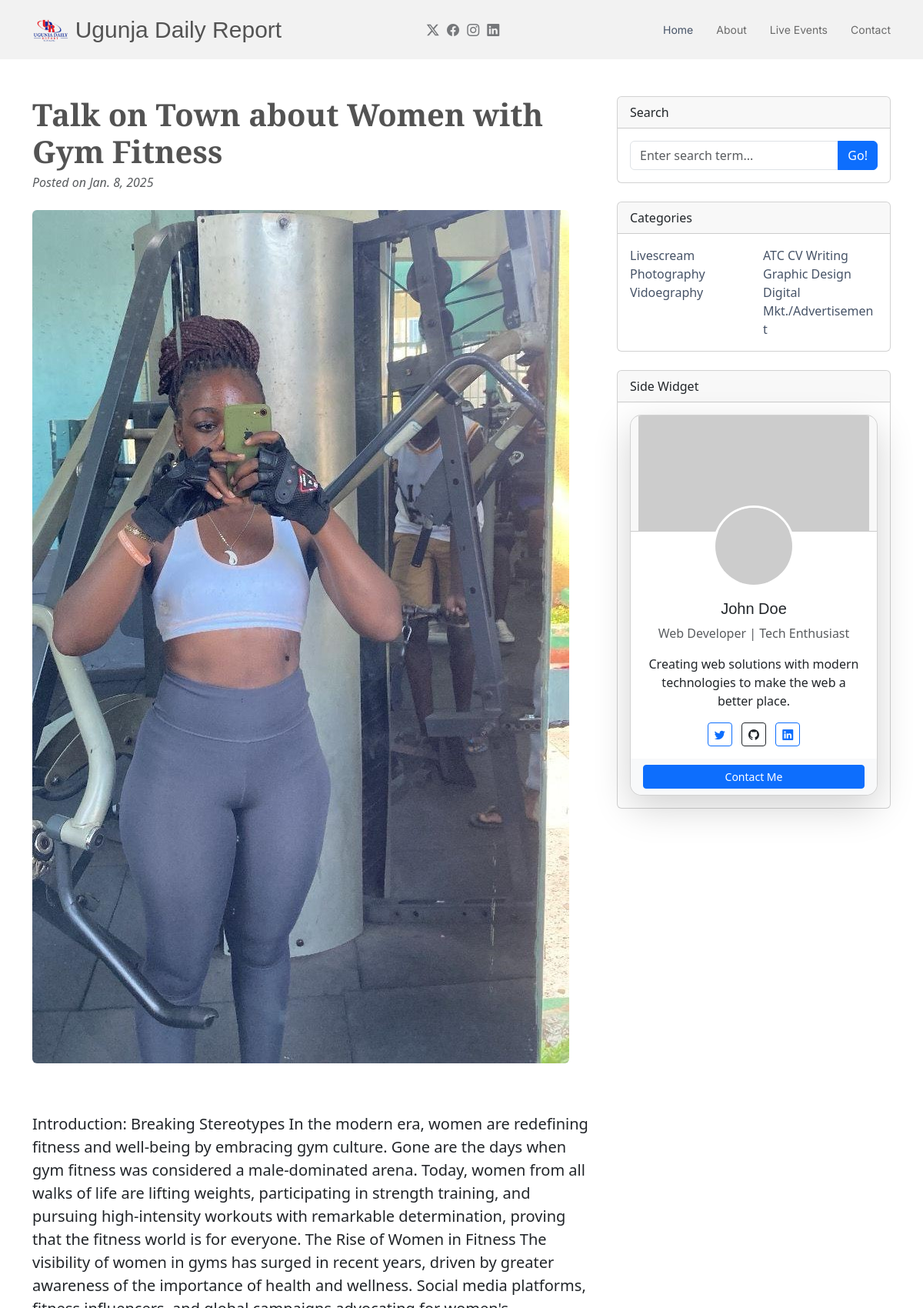
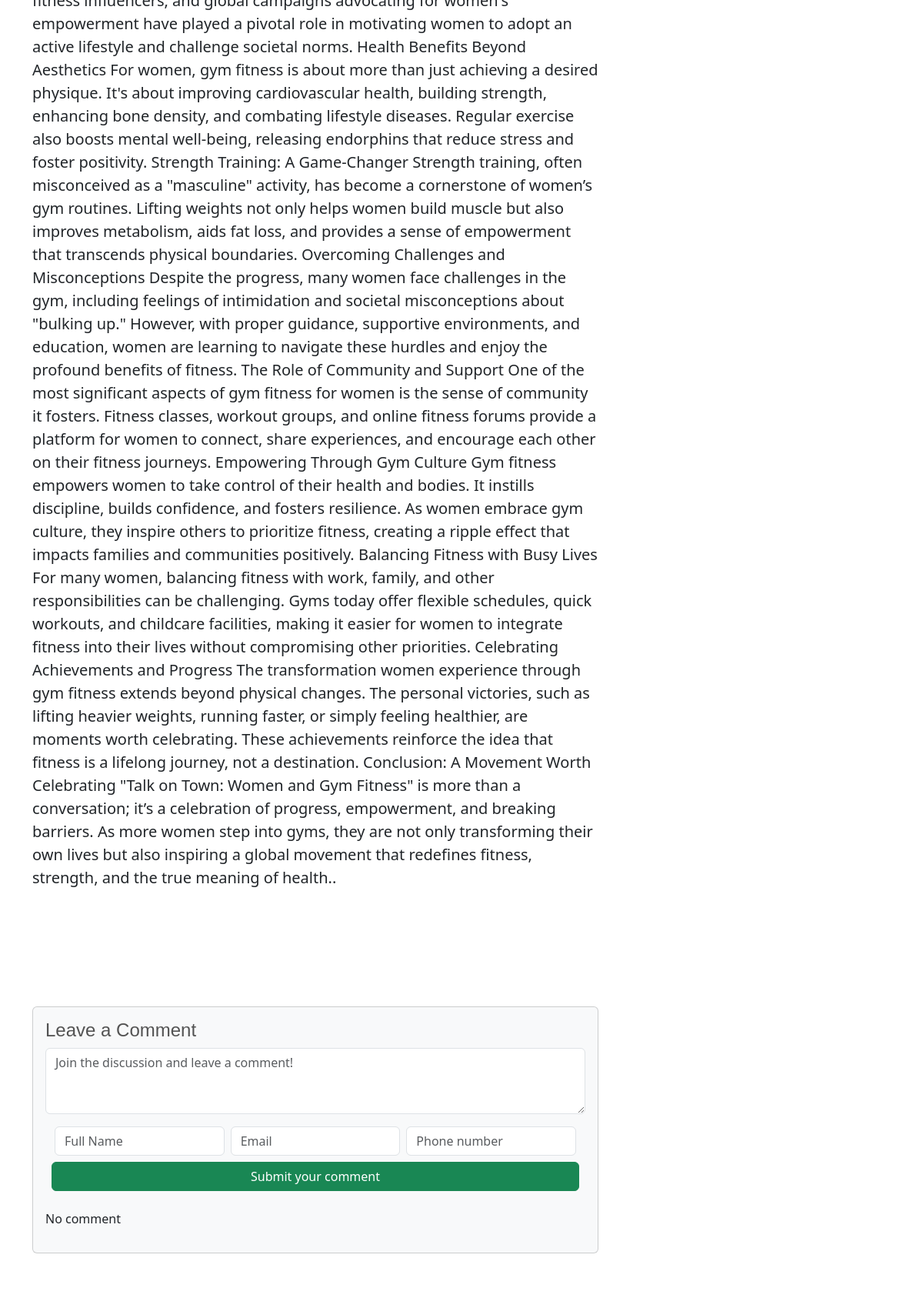
Screenshot of /life_col3/1 (upper part) with the database file from the repository (2 pictures, top to bottom).
### daily_report/models.py (models this page shows, shortened)
class lifestyle_col_3(models.Model):
    trending_photo = models.ImageField(upload_to="uploads/lifestyle_col2",
                                       default='uploads/lifestyle_cole2/lifestyle.jpg')
    trending_type = models.CharField(max_length=30, null=False, blank=False,default='Lifestyle')
    date = models.DateField()
    title = models.CharField(max_length=300, null=False, blank=False)
    description = models.TextField(default="")

### daily_report/views.py (the view)
# urls.py: path('life_col3/<id>', views.life_col3, name='life_col3'),
def life_col3(request, id):
    life_coll3 = lifestyle_col_3.objects.get(id=id)
    comm_life_col3 = comment_lifestyle_col3.objects.all()
    return render(request, 'lifestyle/life_col3.html', {'life_coll3': life_coll3, 'comm_life_col3': comm_life_col3})

### daily_report/templates/lifestyle/life_col3.html (shortened to what this page needs)
{% load static %}
<!DOCTYPE html>
<html lang="en">
<head>
    <link href="{% static 'assets/vendor/bootstrap/css/bootstrap.min.css' %}" rel="stylesheet">
    <link href="{% static 'assets/vendor/bootstrap-icons/bootstrap-icons.css' %}" rel="stylesheet">
    <link href="{% static 'assets/vendor/aos/aos.css' %}" rel="stylesheet">
    <link href="{% static 'assets/vendor/swiper/swiper-bundle.min.css' %}" rel="stylesheet">
    <link href="{% static 'assets/css/main.css' %}" rel="stylesheet">
</head>
<body class="index-page">
<header id="header" class="header d-flex align-items-center sticky-top">
    <div class="container position-relative d-flex align-items-center justify-content-between">
        <a href="/" class="logo d-flex align-items-center me-auto me-xl-0">
            <img src="{% static 'assets/img/logo1.png' %}" alt="">
            <h1 class="sitename">Ugunja Daily Report</h1>
        </a>
        <nav id="navmenu" class="navmenu">
            <ul>
                <li><a href="/" class="active">Home</a></li>
                <li><a href="/about">About</a></li>
                <li><a href="/live_event">Live Events</a></li>
                <li><a href="/contact">Contact</a></li>
            </ul>
        </nav>
        <div class="header-social-links">
            <a target="_blank" href="https://x.com/UgunjaOnline?t=5RmRRW5MwKeECv6P-m9fxw&s=09" class="twitter"><i
                    class="bi bi-twitter-x"></i></a>
            <a target="_blank" href="https://www.facebook.com/UgunjaOnline" class="facebook"><i
                    class="bi bi-facebook"></i></a>
            <a href="#" class="instagram"><i class="bi bi-instagram"></i></a>
            <a href="#" class="linkedin"><i class="bi bi-linkedin"></i></a>
        </div>
    </div>
</header>
<div class="container mt-5">
    <div class="row">
        <div class="col-lg-8">
            <article>
                <header class="mb-4">
                    <h1 class="fw-bolder mb-1">{{ life_coll3.title }}</h1>
                    <div class="text-muted fst-italic mb-2">Posted on {{ life_coll3.date}}</div>
                </header>
                <figure class="mb-4">
                    <img class="img-fluid rounded" src="/media/{{ life_coll3.trending_photo }}" alt="Blog post image">
                </figure>
                <section class="mb-5">
                    <p class="fs-5 mb-4">{{ life_coll3.description }}.</p>
                </section>
            </article>
            <section class="mb-5">
                <div class="card bg-light">
                    <div>
                        <div class="card-body">
                            <h4>Leave a Comment</h4>
                            <form class="mb-4" method="post" action="/comment_life_col33">
                                <textarea class="form-control" rows="3"
                                          placeholder="Join the discussion and leave a comment!" required
                                          name="comment"></textarea>
                                <div class="container mt-3">
                                    <div class="row g-2">
                                        <div class="col-md-4">
                                            <input type="text" class="form-control" name="full_name"
                                                   placeholder="Full Name"
                                                   required>
                                        </div>
                                        <div class="col-md-4">
                                            <input type="email" class="form-control" name="email" placeholder="Email"
                                                   required>
                                        </div>
                                        <div class="col-md-4">
                                            <input type="text" class="form-control" name="phone"
                                                   placeholder="Phone number"
                                                   required>
                                        </div>
                                        <button type="submit" class="btn btn-success">Submit your comment</button>
                                    </div>
                                </div>
                            </form>
                            {% for com in comm_life_col3 %}
                                <div class="d-flex mb-4">
                                    <div class="flex-shrink-0"><img class="rounded-circle"
                                                                    src="/media/{{ com.image }}" alt="..." height="50"
                                                                    width="50"></div>
                                    <div class="ms-3">
                                        <div class="fw-bold">{{ com.full_name }}</div>
                                        {{ com.comm }}
                                    </div>
                                </div>
                                  {% empty %}
                                <p>No comment</p>
                            {% endfor %}
                        </div>
                    </div>
            </section>
        </div>
        <div class="col-lg-4">
            <div class="card mb-4">
                <div class="card-header">Search</div>
                <div class="card-body">
                    <div class="input-group">
                        <input class="form-control" type="text" placeholder="Enter search term..."
                               aria-label="Enter search term..." aria-describedby="button-search">
                        <button class="btn btn-primary" id="button-search" type="submit">Go!</button>
                    </div>
                </div>
            </div>
            <div class="card mb-4">
                <div class="card-header">Categories</div>
                <div class="card-body">
                    <div class="row">
                        <div class="col-sm-6">
                            <ul class="list-unstyled mb-0">
                                <li><a href="#!">Livescream</a></li>
                                <li><a href="#!">Photography</a></li>
                                <li><a href="#!">Vidoegraphy</a></li>
                            </ul>
                        </div>
                        <div class="col-sm-6">
                            <ul class="list-unstyled mb-0">
                                <li><a href="#!">ATC CV Writing</a></li>
                                <li><a href="#!">Graphic Design</a></li>
                                <li><a href="#!">Digital Mkt./Advertisement</a></li>
                            </ul>
                        </div>
                    </div>
                </div>
            </div>
            <div class="card mb-4">
                <div class="card-header">Side Widget</div>
                <div class="card-body text-center">
                    <div class="card shadow-lg" style="width: 100%; border-radius: 15px;">
                        <div class="card-header p-0 position-relative"
                             style="overflow: hidden; border-top-left-radius: 15px; border-top-right-radius: 15px;">
                            <img src="https://via.placeholder.com/300x150" class="img-fluid" alt="Profile Banner">
                        </div>
                        <div class="card-body text-center">
                            <img src="https://via.placeholder.com/100"
                                 class="rounded-circle border border-3 border-white position-relative"
                                 style="margin-top: -50px;" alt="Profile Picture">
                            <h5 class="card-title mt-3">John Doe</h5>
                            <p class="text-muted">Web Developer | Tech Enthusiast</p>
                            <p class="card-text">Creating web solutions with modern technologies to make the web a
                                better place.</p>
                            <div>
                                <a href="#" class="btn btn-outline-primary btn-sm mx-1"><i
                                        class="bi bi-twitter"></i></a>
                                <a href="#" class="btn btn-outline-dark btn-sm mx-1"><i class="bi bi-github"></i></a>
                                <a href="#" class="btn btn-outline-primary btn-sm mx-1"><i
                                        class="bi bi-linkedin"></i></a>
                            </div>
                        </div>
                        <div class="card-footer text-center bg-light border-top-0"
                             style="border-bottom-left-radius: 15px; border-bottom-right-radius: 15px;">
                            <a href="#" class="btn btn-primary btn-sm w-100">Contact Me</a>
                        </div>
                    </div>
                </div>
            </div>
            <link rel="stylesheet" href="https://cdn.jsdelivr.net/npm/bootstrap-icons/font/bootstrap-icons.css">
        </div>
    </div>
</div>
</body>
</html>

### daily_report/static/assets/css/main.css (style rules this page uses)
:root { --default-font: "EB Garamond", system-ui, -apple-system, "Segoe UI", Roboto, "Helvetica Neue", Arial, "Noto Sans", "Liberation Sans", sans-serif, "Apple Color Emoji", "Segoe UI Emoji", "Segoe UI Symbol", "Noto Color Emoji"; --heading-font: "EB Garamond", sans-serif; --nav-font: "Inter", sans-serif; }
:root { --background-color: #ffffff; --default-color: #212529; --heading-color: #535353; --accent-color: #465367; --surface-color: #ffffff; --contrast-color: #ffffff; }
:root { --nav-color: #6a6a6a; --nav-hover-color: #465367; --nav-mobile-background-color: #ffffff; --nav-dropdown-background-color: #ffffff; --nav-dropdown-color: #6a6a6a; --nav-dropdown-hover-color: #465367; }
:root { scroll-behavior: smooth; }
body { color: var(--default-color); background-color: var(--background-color); font-family: var(--default-font); }
a { color: var(--accent-color); text-decoration: none; transition: 0.3s; }
h1, h2, h3, h4, h5, h6 { color: var(--heading-color); font-family: var(--heading-font); }
.header { --background-color: #f2f2f2; color: var(--default-color); background-color: var(--background-color); padding: 10px 0; transition: all 0.5s; z-index: 997; }
.header .logo { line-height: 1; }
.header .logo img { max-height: 36px; margin-right: 8px; }
.header .logo h1 { font-size: 30px; margin: 0; font-weight: 500; color: var(--heading-color); }
.header .header-social-links { padding-right: 15px; }
.header .header-social-links a { color: color-mix(in srgb, var(--default-color), transparent 40%); padding-left: 6px; display: inline-block; transition: 0.3s; font-size: 16px; }
.header .header-social-links a i { line-height: 0px; }
@media (max-width: 1200px) { .header .logo { order: 1; } }
@media (max-width: 1200px) { .header .header-social-links { order: 2; } }
@media (max-width: 1200px) { .header .navmenu { order: 3; } }
@media (min-width: 1200px) { .navmenu { padding: 0; } }
@media (min-width: 1200px) { .navmenu ul { margin: 0; padding: 0; display: flex; list-style: none; align-items: center; } }
@media (min-width: 1200px) { .navmenu li { position: relative; } }
@media (min-width: 1200px) { .navmenu a, .navmenu a:focus { color: var(--nav-color); padding: 18px 15px; font-size: 14px; font-family: var(--nav-font); font-weight: 400; display: flex; align-items: center; justify-content: space-between; white-space: nowrap; transition: 0.3s; } }
@media (min-width: 1200px) { .navmenu li:last-child a { padding-right: 0; } }
@media (min-width: 1200px) { .navmenu li:hover>a, .navmenu .active, .navmenu .active:focus { color: var(--nav-hover-color); } }
section, .section { color: var(--default-color); background-color: var(--background-color); padding: 40px 0; scroll-margin-top: 90px; overflow: clip; }

### rows the page displays
lifestyle_col_3: title "Talk on Town about Women with Gym Fitness", date "Jan. 8, 2025", trending_photo (picture), description "Introduction: Breaking Stereotypes In the modern era, women are redefining fitness and well-being by embracing gym culture. Gone are the days when gym fitness was considered a male-dominated arena. Today, women from all walks of life are lifting weights, participating in strength training, and pursuing high-intensity workouts with remarkable determination, proving that the fitness world is for everyone. The Rise of Women in Fitness The visibility of women in gyms has surged in recent years, driven by greater awareness of the importance of health and wellness. Social media platforms, fitness influencers, and global campaigns advocating for women's empowerment have played a pivotal role in…"
